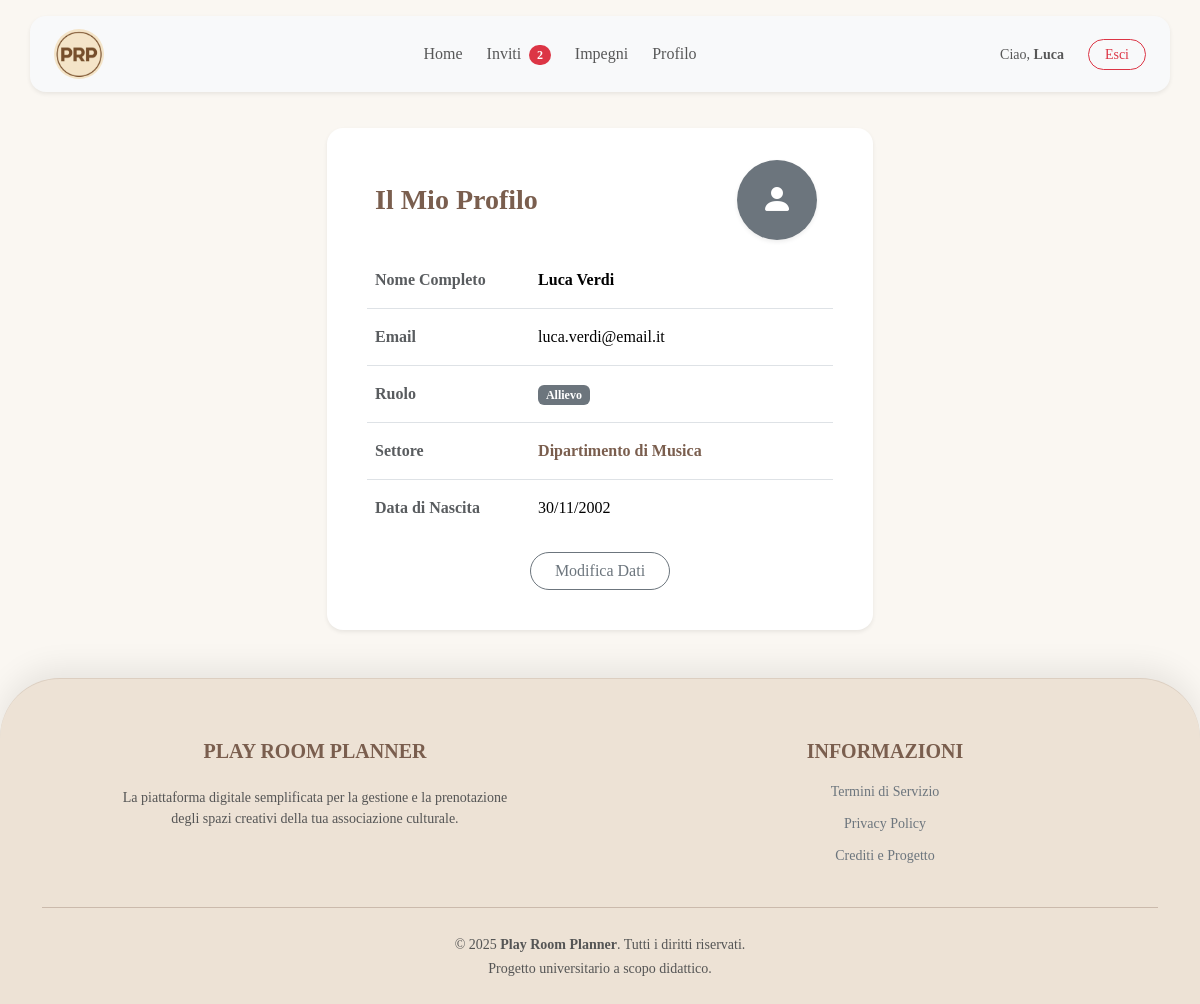
/frontend/profilo.php (signed in), run on the app's committed database.
### tables this page shows
CREATE TABLE UTENTE (
    id_utente INT PRIMARY KEY AUTO_INCREMENT,
    nome VARCHAR(50) NOT NULL,
    cognome VARCHAR(50) NOT NULL,
    data_nascita DATE NOT NULL,
    ruolo VARCHAR(20) NULL CHECK (ruolo IN ('docente', 'allievo', 'tecnico')),
    email VARCHAR(100) NOT NULL UNIQUE,
    password_hash VARCHAR(255) NOT NULL,
    foto VARCHAR(255) NULL,
    
    anni_servizio INT NULL CHECK (anni_servizio IS NULL OR anni_servizio >= 0),
    data_nomina DATE NULL,
    is_responsabile BOOLEAN NOT NULL DEFAULT FALSE,
    is_admin BOOLEAN NOT NULL DEFAULT FALSE,
    
    id_settore INT NULL,
    FOREIGN KEY (id_settore) REFERENCES SETTORE(id_settore)
        ON DELETE NO ACTION  
        ON UPDATE CASCADE
);

CREATE TABLE SETTORE (
    id_settore INT PRIMARY KEY AUTO_INCREMENT,
    nome VARCHAR(50) NOT NULL UNIQUE,
    tipo VARCHAR(50) NOT NULL CHECK (tipo IN ('musica', 'teatro', 'ballo')),
    num_iscritti INT DEFAULT 0,
    id_responsabile INT NULL UNIQUE
);

### common/function.php (called while the page is built, shortened)
<?php
function datiUtenteCompleti($cid, $id_utente)
{
    $sql = "SELECT U.*, S.nome AS nome_settore
            FROM UTENTE U
            LEFT JOIN SETTORE S ON U.id_settore = S.id_settore
            WHERE U.id_utente = ?";
    $stmt = $cid->prepare($sql);
    $stmt->bind_param("i", $id_utente);
    $stmt->execute();
    $result = $stmt->get_result();
    $dati = $result->fetch_assoc();
    return $dati;
}

### frontend/profilo.php (the view, shortened to what this page needs)
<?php
require_once __DIR__ . '/../common/function.php';
$id_utente_loggato = $_SESSION['id_utente'];
$dati_utente = datiUtenteCompleti($cid, $id_utente_loggato);
?>
<!DOCTYPE html>
<html lang="it" class="h-100">
<?php require ROOT_PATH . "/common/header.php" ?>
<body>
    <?php include ROOT_PATH . '/common/navbar.php'; ?>
    <div class="container pt-4 mt-4 mb-5">
        <div class="row justify-content-center">
            <div class="col-lg-6 col-md-8">
                <div class="card shadow-sm border-0 p-4 rounded-4 overflow-hidden">
                    <div class="card-header bg-white border-0 d-flex justify-content-between align-items-center">
                        <h3 class="fw-bold mb-0 ms-2" style="color: #7A5E4E;">Il Mio Profilo</h3>
                        <div class="pe-3">
                            <?php
                            $fotoPath = $dati_utente['foto'];
                            if (!empty($fotoPath) && file_exists($fotoPath)):
                            ?>
                                <img src="<?php echo htmlspecialchars($fotoPath); ?>"
                                    alt="Foto profilo"
                                    class="rounded-circle shadow-sm border"
                                    style="width: 80px; height: 80px; object-fit: cover;">
                            <?php else: ?>
                                <div class="rounded-circle bg-secondary text-white d-flex justify-content-center align-items-center shadow-sm"
                                    style="width: 80px; height: 80px;">
                                    <i class="bi bi-person-fill fs-2"></i>
                                </div>
                            <?php endif; ?>
                        </div>
                    </div>
                    <div class="card-body pt-1">
                        <div class="table-responsive">
                            <table class="table table-borderless align-middle mb-0">
                                <tbody>
                                    <tr class="border-bottom">
                                        <th scope="row" class="text-muted py-3" style="width: 35%;">Nome Completo</th>
                                        <td class="fw-bold py-3">
                                            <?php echo htmlspecialchars($dati_utente['nome'] . ' ' . $dati_utente['cognome']); ?>
                                        </td>
                                    </tr>
                                    <tr class="border-bottom">
                                        <th scope="row" class="text-muted py-3">Email</th>
                                        <td class="py-3">
                                            <?php echo htmlspecialchars($dati_utente['email']); ?>
                                        </td>
                                    </tr>
                                    <tr class="border-bottom">
                                        <th scope="row" class="text-muted py-3">Ruolo</th>
                                        <td class="py-3">
                                            <?php if (!empty($_SESSION['is_admin'])): ?>
                                                <span class="badge bg-danger ms-1">Admin</span>
                                            <?php else: ?>
                                                <span class="badge bg-secondary">
                                                    <?php echo htmlspecialchars(ucfirst($dati_utente['ruolo'])); ?>
                                                </span>
                                            <?php endif; ?>
                                        </td>
                                    </tr>
                                    <tr class="border-bottom">
                                        <th scope="row" class="text-muted py-3">Settore</th>
                                        <td class="fw-bold py-3" style="color: #7A5E4E;">
                                            <?php if (!empty($_SESSION['is_admin'])): ?>
                                                <span class="fw-normal text-muted fst-italic">Nessuno</span>
                                            <?php else: ?>
                                                <?php echo htmlspecialchars(ucfirst($dati_utente['nome_settore'])); ?>
                                            <?php endif; ?>
                                        </td>
                                    </tr>
                                    <tr>
                                        <th scope="row" class="text-muted py-3">Data di Nascita</th>
                                        <td class="py-3">
                                            <?php echo date("d/m/Y", strtotime($dati_utente['data_nascita'])); ?>
                                        </td>
                                    </tr>
                                </tbody>
                            </table>
                        </div>
                        <div class="text-center mt-3">
                            <a href="<?php echo BASE_URL; ?>frontend/modifica_profilo.php" class="btn btn-outline-secondary px-4 rounded-pill">
                                Modifica Dati
                            </a>
                        </div>
                    </div>
                </div>
            </div>
        </div>
    </div>
</body>
</html>

### css/style.css (style rules this page uses)
* { font-family: Georgia, 'Times New Roman', Times, serif; }
html { height: 100%; }
body { background-color: #FAF7F2; padding-top: 80px; min-height: 100vh; display: flex; flex-direction: column; }
footer { margin-top: auto; width: 100%; }
html, body { overscroll-behavior-y: none; }
.footer-vintage { background-color: #EDE2D5; color: #7A5E4E; border-top-left-radius: 60px; border-top-right-radius: 60px; border-top: 1px solid rgba(122, 94, 78, 0.15); box-shadow: 0 -10px 30px rgba(0, 0, 0, 0.08); position: relative; z-index: 10; padding-top: 60px; padding-bottom: 40px; margin-top: auto; }
.footer-vintage hr { border-color: rgba(122, 94, 78, 0.3); opacity: 1; }

### data on the page
utente: nome+cognome "Luca Verdi", email "luca.verdi@email.it", ruolo "Allievo", id_settore.nome "Dipartimento di Musica", data_nascita "30/11/2002"

### other printed values
$num_inviti "2"
$_SESSION['nome'] "Luca"
